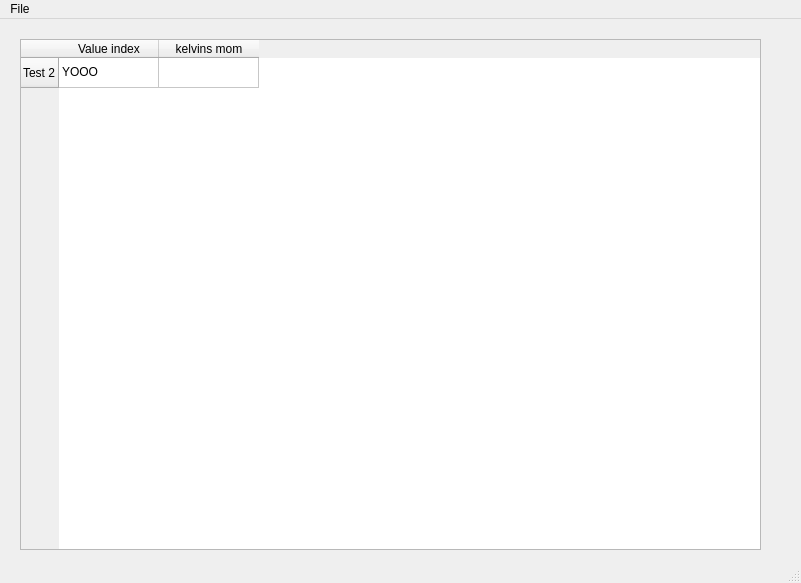
<?xml version="1.0" encoding="UTF-8"?>
<ui version="4.0">
 <class>ObjViewerForm</class>
 <widget class="QMainWindow" name="ObjViewerForm">
  <property name="geometry">
   <rect>
    <x>0</x>
    <y>0</y>
    <width>801</width>
    <height>583</height>
   </rect>
  </property>
  <property name="windowTitle">
   <string>MainWindow</string>
  </property>
  <widget class="QWidget" name="centralwidget">
   <widget class="QWidget" name="gridLayoutWidget">
    <property name="geometry">
     <rect>
      <x>20</x>
      <y>20</y>
      <width>741</width>
      <height>511</height>
     </rect>
    </property>
    <layout class="QGridLayout" name="gridLayout">
     <item row="0" column="0">
      <widget class="QTableWidget" name="tableWidget">
       <row>
        <property name="text">
         <string>Test 2</string>
        </property>
       </row>
       <column>
        <property name="text">
         <string>Value index</string>
        </property>
       </column>
       <column>
        <property name="text">
         <string>kelvins mom</string>
        </property>
       </column>
       <item row="0" column="0">
        <property name="text">
         <string>YOOO</string>
        </property>
       </item>
      </widget>
     </item>
    </layout>
   </widget>
  </widget>
  <widget class="QMenuBar" name="menubar">
   <property name="geometry">
    <rect>
     <x>0</x>
     <y>0</y>
     <width>801</width>
     <height>21</height>
    </rect>
   </property>
   <widget class="QMenu" name="menuFile">
    <property name="title">
     <string>File</string>
    </property>
    <addaction name="actionOpen"/>
   </widget>
   <addaction name="menuFile"/>
  </widget>
  <widget class="QStatusBar" name="statusbar"/>
  <action name="actionOpen">
   <property name="text">
    <string>Open</string>
   </property>
  </action>
 </widget>
 <resources/>
 <connections/>
</ui>
